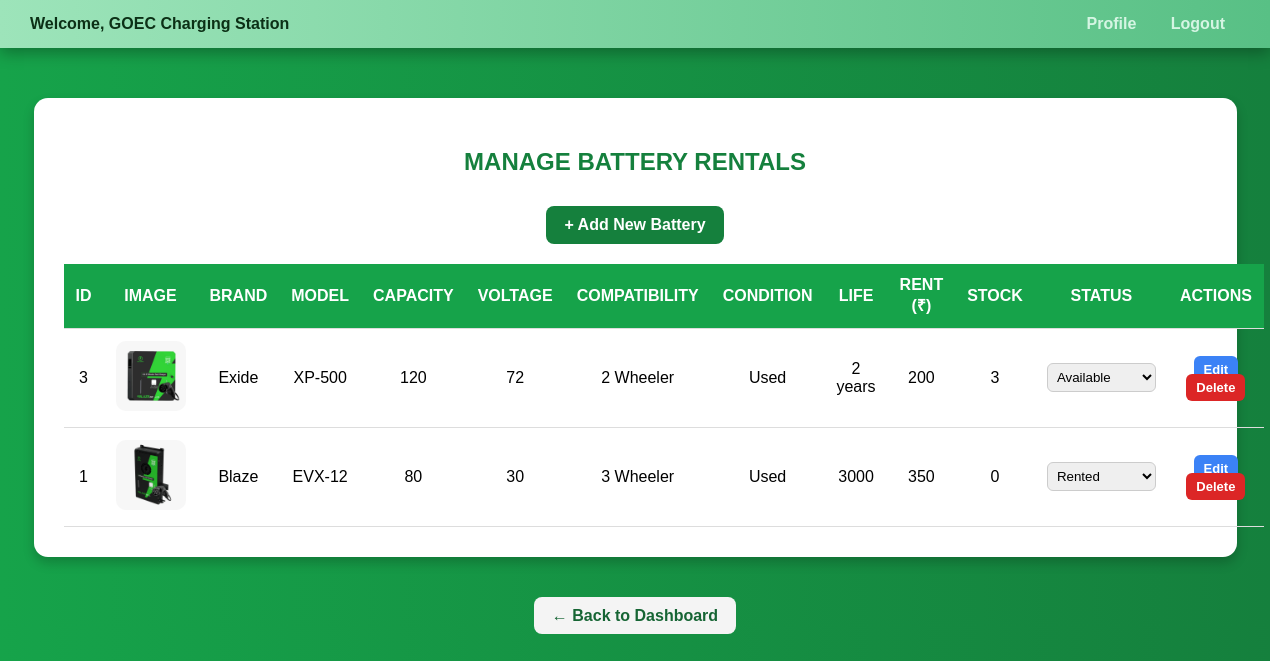
Screenshot of /station_battery_view.php (signed in) with the database file from the repository.
### tables this page shows
CREATE TABLE `battery_rentals` (
  `id` int(100) NOT NULL,
  `station_id` int(100) NOT NULL,
  `brand` varchar(200) NOT NULL,
  `model` varchar(200) NOT NULL,
  `capacity` int(100) NOT NULL,
  `voltage` int(100) NOT NULL,
  `compatibility` enum('2 Wheeler','3 Wheeler','4 Wheeler') NOT NULL,
  `range_km` int(100) NOT NULL,
  `condition` enum('New','Used','Reconditioned') NOT NULL DEFAULT 'New',
  `life` varchar(200) NOT NULL,
  `rent_price` int(100) NOT NULL,
  `stock_count` int(100) NOT NULL,
  `image` varchar(200) NOT NULL,
  `status` enum('Available','Rented','Maintenance') DEFAULT 'Available',
  `added_on` datetime NOT NULL DEFAULT current_timestamp()
);

### station_battery_view.php (the view, shortened to what this page needs)
<?php
include "db.php";
$station_id = $_SESSION['station_id'];
$batteries = mysqli_query($conn, "SELECT * FROM battery_rentals WHERE station_id='$station_id' ORDER BY id DESC");
?>
<!DOCTYPE html>
<html lang="en">
<head>
</head>
<body>
<div class="navbar">
  <div>
    <?php
    if (isset($_SESSION['station_name'])) {
        echo "Welcome, " . htmlspecialchars($_SESSION['station_name']);
    } else {
        echo "Welcome, Station Admin";
    }
    ?>
  </div>
  <div>
    <a href="station_profile.php">Profile</a>
    <a href="station_logout.php">Logout</a>
  </div>
</div>
<div class="container">
    <h2>Manage Battery Rentals</h2>
    <a href="station_battery_add.php" class="add-btn">+ Add New Battery</a>
    <table>
        <tr>
            <th>ID</th>
            <th>Image</th>
            <th>Brand</th>
            <th>Model</th>
            <th>Capacity</th>
            <th>Voltage</th>
            <th>Compatibility</th>
            <th>Condition</th>
            <th>Life</th>
            <th>Rent (₹)</th>
            <th>Stock</th>
            <th>Status</th>
            <th>Actions</th>
        </tr>
        <?php if (mysqli_num_rows($batteries) > 0): ?>
            <?php while($row = mysqli_fetch_assoc($batteries)): ?>
                <tr>
                    <td><?php echo $row['id']; ?></td>
                    <td>
                        <?php if (!empty($row['image'])): ?>
                            <img src="uploads/<?php echo htmlspecialchars($row['image']); ?>" alt="Battery Image">
                        <?php else: ?>
                            <span style="color:#888;">No Image</span>
                        <?php endif; ?>
                    </td>
                    <td><?php echo htmlspecialchars($row['brand']); ?></td>
                    <td><?php echo htmlspecialchars($row['model']); ?></td>
                    <td><?php echo htmlspecialchars($row['capacity']); ?></td>
                    <td><?php echo htmlspecialchars($row['voltage']); ?></td>
                    <td><?php echo htmlspecialchars($row['compatibility']); ?></td>
                    <td><?php echo htmlspecialchars($row['condition']); ?></td>
                    <td><?php echo htmlspecialchars($row['life']); ?></td>
                    <td><?php echo htmlspecialchars($row['rent_price']); ?></td>
                    <td><?php echo htmlspecialchars($row['stock_count']); ?></td>
                    <td>
                        <form method="POST" style="margin:0;">
                            <select name="status" onchange="this.form.submit()">
                                <option value="Available" <?php if($row['status']=='Available') echo 'selected'; ?>>Available</option>
                                <option value="Rented" <?php if($row['status']=='Rented') echo 'selected'; ?>>Rented</option>
                            </select>
                        </form>
                    </td>
                    <td>
                        <a href="station_battery_edit.php?id=<?php echo $row['id']; ?>" class="btn edit">Edit</a>
                        <a href="station_battery_view.php?delete=<?php echo $row['id']; ?>"
                           class="btn delete"
                           onclick="return confirm('Are you sure you want to delete this battery?')">Delete</a>
                    </td>
                </tr>
            <?php endwhile; ?>
        <?php else: ?>
            <tr><td colspan="13" style="color:#666;">No batteries found. Add your first one!</td></tr>
        <?php endif; ?>
    </table>
</div>
 <div style="text-align: center;">
        <a href="station_dashboard.php" class="back-btn">← Back to Dashboard</a>
    </div>
</body>
</html>

### station_battery_view.php (style rules this page uses)
body { font-family: "Poppins", sans-serif; background: linear-gradient(to right, #16a34a, #15803d); margin: 0; padding: 0; }
.navbar { display: flex; justify-content: space-between; align-items: center; background: linear-gradient(90deg, #9de4baff, #58c085ff); padding: 15px 30px; box-shadow: 0 5px 15px rgba(0,0,0,0.3); color: #0c3016ff; font-weight: 600; }
.navbar a { text-decoration: none; color: #d5f5e3; padding: 8px 15px; border-radius: 8px; transition: all 0.3s ease; }
.container { margin: 50px auto; width: 90%; max-width: 1300px; background: #fff; border-radius: 14px; padding: 30px; box-shadow: 0 6px 12px rgba(0,0,0,0.2); text-align: center; }
h2 { color: #15803d; text-align: center; margin-bottom: 30px; text-transform: uppercase; }
table { width: 100%; border-collapse: collapse; }
th, td { border-bottom: 1px solid #ddd; text-align: center; padding: 12px; }
th { background: #16a34a; color: white; text-transform: uppercase; }
img { width: 70px; height: 70px; border-radius: 10px; object-fit: cover; }
.btn { padding: 6px 10px; text-decoration: none; border-radius: 6px; font-size: 13px; font-weight: 600; }
.edit { background: #3b82f6; color: white; }
.delete { background: #dc2626; color: white; }
.add-btn { display: inline-block; margin-bottom: 20px; background: #15803d; color: white; padding: 10px 18px; border-radius: 8px; text-decoration: none; font-weight: 600; }
select { padding: 5px; border-radius: 6px; border: 1px solid #ccc; }
.back-btn { margin-top: 40px; background: #f4f4f4ff; color: #166534; padding: 10px 18px; border-radius: 8px; text-decoration: none; font-weight: 600; transition: 0.3s ease; }

### rows the page displays
battery_rentals: id "3", image (picture), brand "Exide", model "XP-500", capacity "120", voltage "72", compatibility "2 Wheeler", condition "Used", life "2 years", rent_price "200", stock_count "3", status "Available"
battery_rentals: id "1", image (picture), brand "Blaze", model "EVX-12", capacity "80", voltage "30", compatibility "3 Wheeler", condition "Used", life "3000", rent_price "350", stock_count "0", status "Rented"

### other values shown
$_SESSION['station_name'] "GOEC Charging Station"
